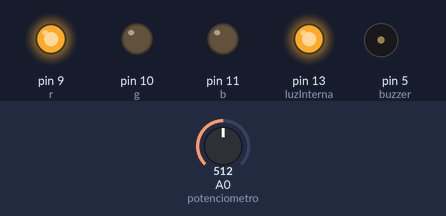
A program run on a simulated Arduino Uno, built with avr-gcc and run on an emulated ATmega328P. Parts: output pins drawn as LEDs (lit = HIGH), buzzer (waves = sounding). The inputs (shaded band) are chosen by the test bench; at power-on: A0 (potenciometro) = 512.

Above: at 0.1 s.
At 5.1 s:
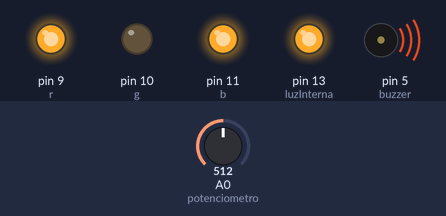
At 10.1 s:
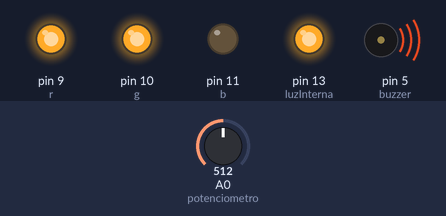
At 20.1 s:
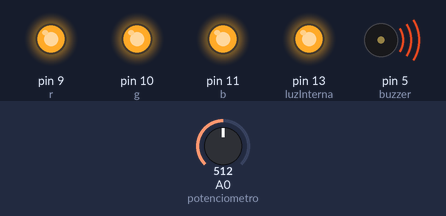
At 30.1 s:
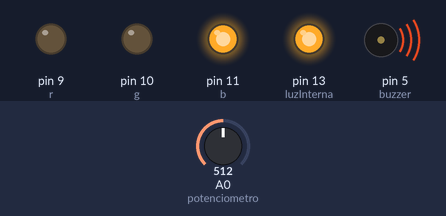
At 39.75 s:
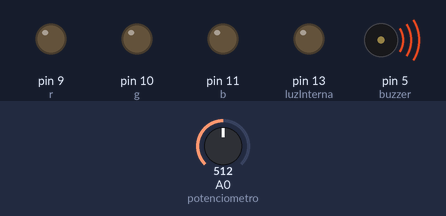
Timing chart, 0 to 40.0 s (numbered marks = the images above):
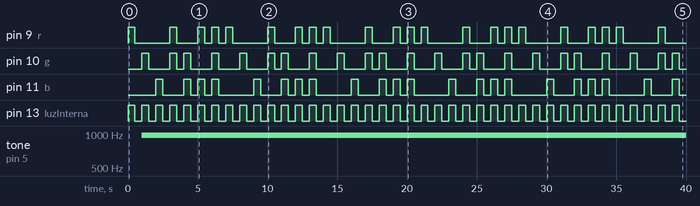

Measured:
- by itself, pin 9 (r): repeats every 7.0 s: LOW 2.5 s, HIGH 0.50 s, LOW 1.5 s, 2 × (HIGH 0.50 s, LOW 0.50 s), HIGH 0.50 s
- by itself, pin 10 (g): repeats every 7.0 s: LOW 1.5 s, HIGH 0.50 s, LOW 0.50 s, 2 × (HIGH 0.50 s, LOW 1.5 s), HIGH 0.50 s
- by itself, pin 11 (b): repeats every 7.0 s: LOW 1.5 s, 2 × (HIGH 0.50 s, LOW 0.50 s), HIGH 0.50 s, LOW 2.5 s, HIGH 0.50 s
- by itself, pin 13 (luzInterna): alternates HIGH for 0.50 s and LOW for 0.50 s
- by itself, tone on pin 5 (buzzer): silent → 977 Hz at 1.0 s

The program:

main.cpp
```cpp
#include <Arduino.h>
constexpr int luzInterna = 13;
constexpr int tempoDelay = 500;

constexpr int r = 9;
constexpr int g = 10;
constexpr int b = 11;

constexpr int buzzer = 5;
constexpr int potenciometro = A0;

int valorPotenciometro = analogRead(potenciometro);
int volumePWM = map(valorPotenciometro, 0, 1023, 0, 255);

void setup() {
  Serial.begin(9600);
  pinMode(r, OUTPUT);
  pinMode(g, OUTPUT);
  pinMode(b, OUTPUT);
  pinMode(buzzer, OUTPUT);
  pinMode(luzInterna, OUTPUT);
}

void loop() {
//vermelho
digitalWrite(luzInterna, HIGH);
analogWrite(buzzer, volumePWM);
digitalWrite(r, HIGH);
delay(tempoDelay);

digitalWrite(r, LOW);
digitalWrite(luzInterna, LOW);
digitalWrite(buzzer, LOW);
delay(tempoDelay);

valorPotenciometro = analogRead(potenciometro);
volumePWM = map(valorPotenciometro, 0, 1023, 0, 255);

//verde
digitalWrite(luzInterna, HIGH);
analogWrite(buzzer, volumePWM);
digitalWrite(g, HIGH);
delay(tempoDelay);

digitalWrite(g, LOW);
digitalWrite(luzInterna, LOW);
digitalWrite(buzzer, LOW);
delay(tempoDelay);

valorPotenciometro = analogRead(potenciometro);
volumePWM = map(valorPotenciometro, 0, 1023, 0, 255);

//azul
digitalWrite(luzInterna, HIGH);
analogWrite(buzzer, volumePWM);
digitalWrite(b, HIGH);
delay(tempoDelay);

digitalWrite(b, LOW);
digitalWrite(luzInterna, LOW);
digitalWrite(buzzer, LOW);
delay(tempoDelay);

valorPotenciometro = analogRead(potenciometro);
volumePWM = map(valorPotenciometro, 0, 1023, 0, 255);

//vermelho/verde
digitalWrite(luzInterna, HIGH);
analogWrite(buzzer, volumePWM);
digitalWrite(r, HIGH);
digitalWrite(g, HIGH);
delay(tempoDelay);

digitalWrite(r, LOW);
digitalWrite(g, LOW);
digitalWrite(luzInterna, LOW);
digitalWrite(buzzer, LOW);
delay(tempoDelay);

valorPotenciometro = analogRead(potenciometro);
volumePWM = map(valorPotenciometro, 0, 1023, 0, 255);

//verde/azul
digitalWrite(luzInterna, HIGH);
analogWrite(buzzer, volumePWM);
digitalWrite(g, HIGH);
digitalWrite(b, HIGH);
delay(tempoDelay);

digitalWrite(g, LOW);
digitalWrite(b, LOW);
digitalWrite(luzInterna, LOW);
digitalWrite(buzzer, LOW);
delay(tempoDelay);

valorPotenciometro = analogRead(potenciometro);
volumePWM = map(valorPotenciometro, 0, 1023, 0, 255);

//vermelho/azul
digitalWrite(luzInterna, HIGH);
analogWrite(buzzer, volumePWM);
digitalWrite(r, HIGH);
digitalWrite(b, HIGH);
delay(tempoDelay);

digitalWrite(r, LOW);
digitalWrite(b, LOW);
digitalWrite(luzInterna, LOW);
digitalWrite(buzzer, LOW);
delay(tempoDelay);

valorPotenciometro = analogRead(potenciometro);
volumePWM = map(valorPotenciometro, 0, 1023, 0, 255);

//tudo ligado
digitalWrite(luzInterna, HIGH);
analogWrite(buzzer, volumePWM);
digitalWrite(r, HIGH);
digitalWrite(g, HIGH);
digitalWrite(b, HIGH);
delay(tempoDelay);

digitalWrite(r, LOW);
digitalWrite(g, LOW);
digitalWrite(b, LOW);
digitalWrite(luzInterna, LOW);
digitalWrite(buzzer, LOW);
delay(tempoDelay);
}
```
